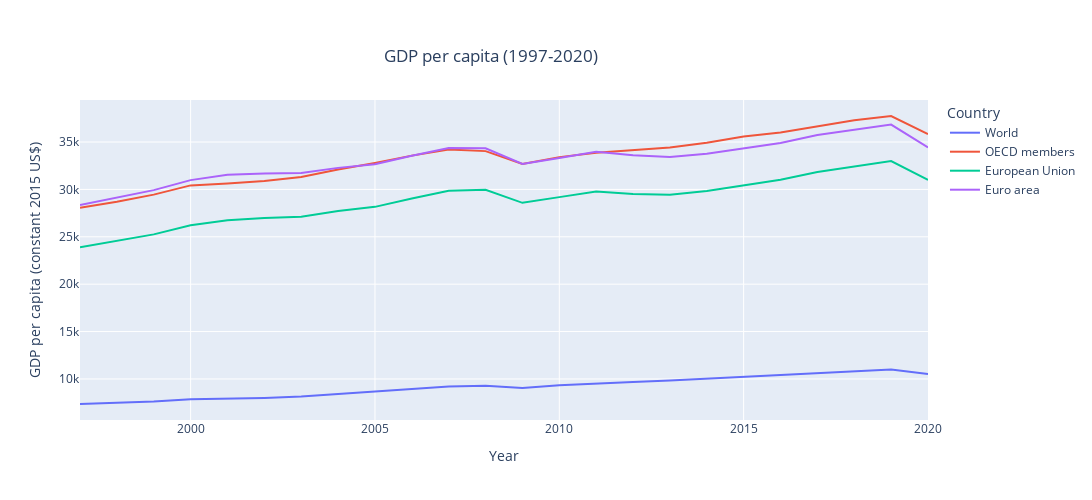

This figure's notebook cell:
### Code cell
fig=df.plot(title= "GDP per capita (1997-2020)",labels={"index":"Year","value":"GDP per capita (constant 2015 US$)"})
fig.update_layout(
    autosize=False,
    width=1500,
    height=500,
    title={'y':0.9,'x':0.45,'xanchor':'center','yanchor':'top'}
    )
fig.show()

### Figure 1 — Plotly figure (JSON) as saved in the notebook; plotly's stock layout.template omitted (floating-point values rounded to 4 significant figures)
{"data": [{"hovertemplate": "Country=World<br>Year=%{x}<br>GDP per capita (constant 2015 US$)=%{y}<extra></extra>", "legendgroup": "World", "line": {"color": "#636efa", "dash": "solid"}, "marker": {"symbol": "circle"}, "mode": "lines", "name": "World", "orientation": "v", "showlegend": true, "type": "scatter", "x": [1997, 1998, 1999, 2000, 2001, 2002, 2003, 2004, 2005, 2006, 2007, 2008, 2009, 2010, 2011, 2012, 2013, 2014, 2015, 2016, 2017, 2018, 2019, 2020], "xaxis": "x", "y": [7355.0, 7459.0, 7619.0, 7857.0, 7914.0, 7997.0, 8148.0, 8406.0, 8640.0, 8918.0, 9201.0, 9270.0, 9039.0, 9332.0, 9532.0, 9675.0, 9836.0, 10030.0, 10220.0, 10390.0, 10620.0, 10840.0, 11000.0, 10520.0], "yaxis": "y"}, {"hovertemplate": "Country=OECD members<br>Year=%{x}<br>GDP per capita (constant 2015 US$)=%{y}<extra></extra>", "legendgroup": "OECD members", "line": {"color": "#EF553B", "dash": "solid"}, "marker": {"symbol": "circle"}, "mode": "lines", "name": "OECD members", "orientation": "v", "showlegend": true, "type": "scatter", "x": [1997, 1998, 1999, 2000, 2001, 2002, 2003, 2004, 2005, 2006, 2007, 2008, 2009, 2010, 2011, 2012, 2013, 2014, 2015, 2016, 2017, 2018, 2019, 2020], "xaxis": "x", "y": [28070.0, 28700.0, 29450.0, 30420.0, 30630.0, 30890.0, 31310.0, 32100.0, 32800.0, 33570.0, 34210.0, 34040.0, 32680.0, 33410.0, 33860.0, 34110.0, 34420.0, 34930.0, 35590.0, 36000.0, 36660.0, 37300.0, 37750.0, 35840.0], "yaxis": "y"}, {"hovertemplate": "Country=European Union<br>Year=%{x}<br>GDP per capita (constant 2015 US$)=%{y}<extra></extra>", "legendgroup": "European Union", "line": {"color": "#00cc96", "dash": "solid"}, "marker": {"symbol": "circle"}, "mode": "lines", "name": "European Union", "orientation": "v", "showlegend": true, "type": "scatter", "x": [1997, 1998, 1999, 2000, 2001, 2002, 2003, 2004, 2005, 2006, 2007, 2008, 2009, 2010, 2011, 2012, 2013, 2014, 2015, 2016, 2017, 2018, 2019, 2020], "xaxis": "x", "y": [23890.0, 24570.0, 25260.0, 26210.0, 26750.0, 26980.0, 27130.0, 27730.0, 28160.0, 29050.0, 29860.0, 29960.0, 28590.0, 29190.0, 29790.0, 29530.0, 29450.0, 29840.0, 30470.0, 31010.0, 31840.0, 32450.0, 33000.0, 31000.0], "yaxis": "y"}, {"hovertemplate": "Country=Euro area<br>Year=%{x}<br>GDP per capita (constant 2015 US$)=%{y}<extra></extra>", "legendgroup": "Euro area", "line": {"color": "#ab63fa", "dash": "solid"}, "marker": {"symbol": "circle"}, "mode": "lines", "name": "Euro area", "orientation": "v", "showlegend": true, "type": "scatter", "x": [1997, 1998, 1999, 2000, 2001, 2002, 2003, 2004, 2005, 2006, 2007, 2008, 2009, 2010, 2011, 2012, 2013, 2014, 2015, 2016, 2017, 2018, 2019, 2020], "xaxis": "x", "y": [28340.0, 29140.0, 29930.0, 30980.0, 31540.0, 31680.0, 31720.0, 32270.0, 32650.0, 33540.0, 34370.0, 34350.0, 32680.0, 33320.0, 33970.0, 33610.0, 33420.0, 33770.0, 34370.0, 34900.0, 35740.0, 36320.0, 36840.0, 34420.0], "yaxis": "y"}], "layout": {"autosize": false, "height": 500, "legend": {"title": {"text": "Country"}, "tracegroupgap": 0}, "title": {"text": "GDP per capita (1997-2020)", "x": 0.45, "xanchor": "center", "y": 0.9, "yanchor": "top"}, "width": 1500, "xaxis": {"anchor": "y", "autorange": true, "domain": [0, 1], "range": [1997, 2020], "title": {"text": "Year"}, "type": "linear"}, "yaxis": {"anchor": "x", "autorange": true, "domain": [0, 1], "range": [5667.0, 39440.0], "title": {"text": "GDP per capita (constant 2015 US$)"}, "type": "linear"}}}
